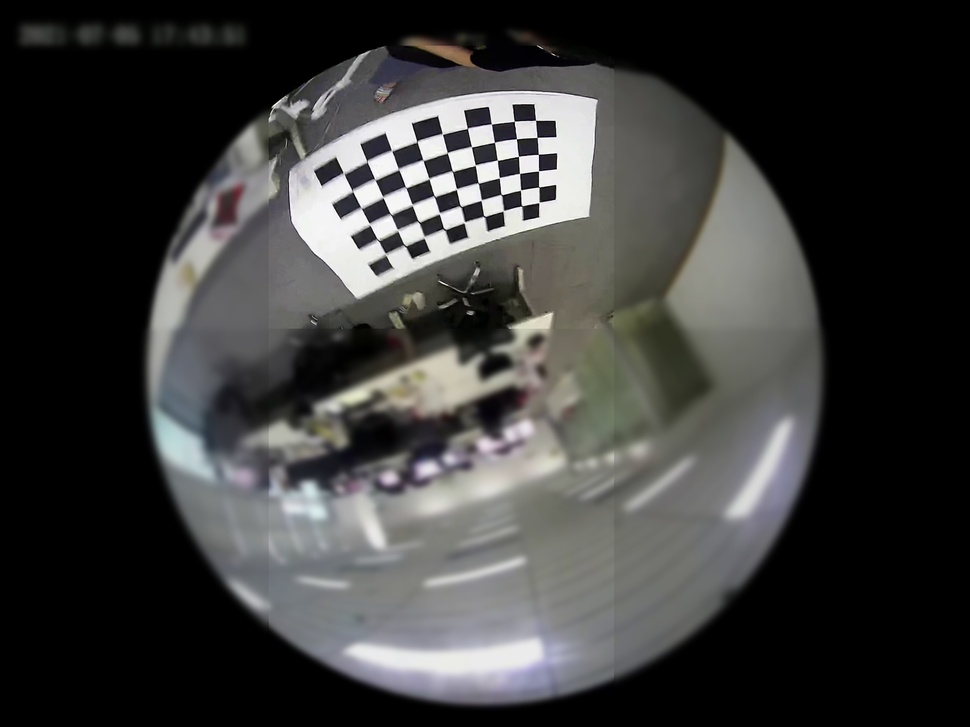
#> input picture Traditional_methods/inputs/1291.jpg, 970 x 727 px, shrunk from 2592 x 1944 before the run
$ python -i get_valid_area.py   (imports and definitions only)
#> lines starting #> are read from the running program, lines starting #| are printed output that depends on the picture; after the words box and inside, x2 and y2 are one past the last pixel; in counts of white or black regions, pixels touching at a corner belong together
#> further down, picture is the input picture: shape (727, 970, 3); mean B, G, R 58.6, 59.5, 59.5
import cv2
import numpy as np

# [80 lines left out: function get_valid_area, not called in this run]

def get_useful_area(image):
    image_gray=cv2.cvtColor(image,cv2.COLOR_BGR2GRAY)
    _,image_binary=cv2.threshold(image_gray,0,255,cv2.THRESH_BINARY+cv2.THRESH_OTSU)
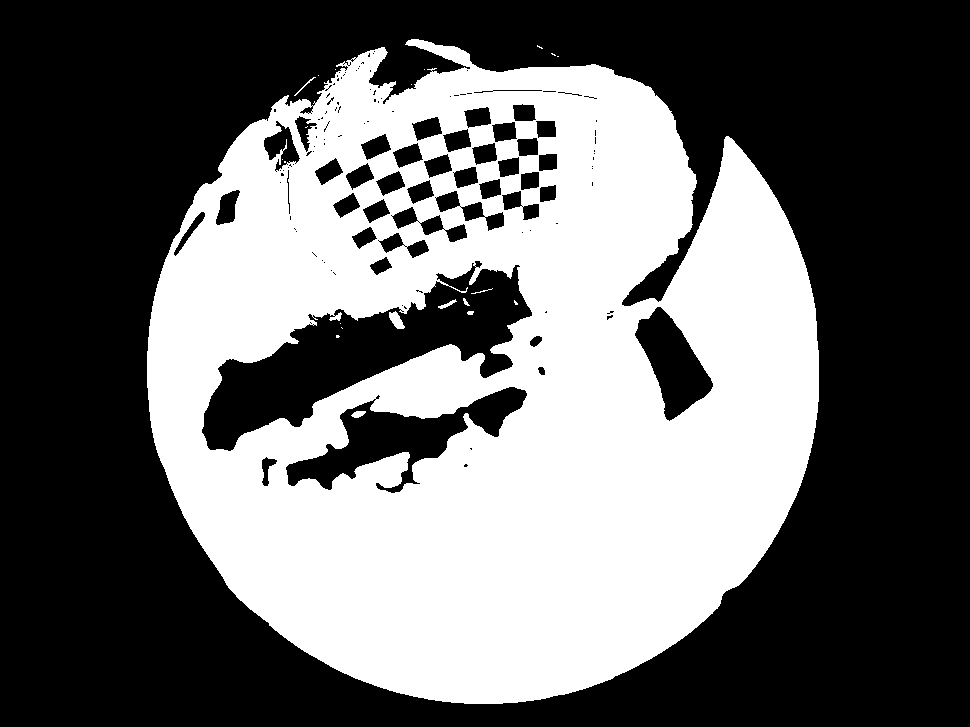
#> image_binary: shape (727, 970); 41.3% white; 22 white regions (14 under 20 px)
    contours,_=cv2.findContours(image_binary,cv2.RETR_TREE,cv2.CHAIN_APPROX_SIMPLE)
#> contours = 216 contours, 159 with area under 20; largest, box (x1, y1, x2, y2) and area: (147, 39, 819, 704) 339652, (201, 262, 533, 452) 23380, (285, 386, 528, 494) 9164, (634, 306, 714, 422) 4568, (263, 120, 301, 172) 948
    contour_fisheye=sorted(contours, key=cv2.contourArea, reverse=True)[0]
#> contour_fisheye = contour of 1495 points, box (x1, y1, x2, y2) (147, 39, 819, 704), area 339652
    center, radius = cv2.minEnclosingCircle(contour_fisheye)
#> center = (483.4, 367); radius = 337.9
    mask=np.zeros_like(image, dtype=np.uint8)
    mask=cv2.circle(mask, (int(center[0]), int(center[1])), int(radius), (1,1,1),-1)
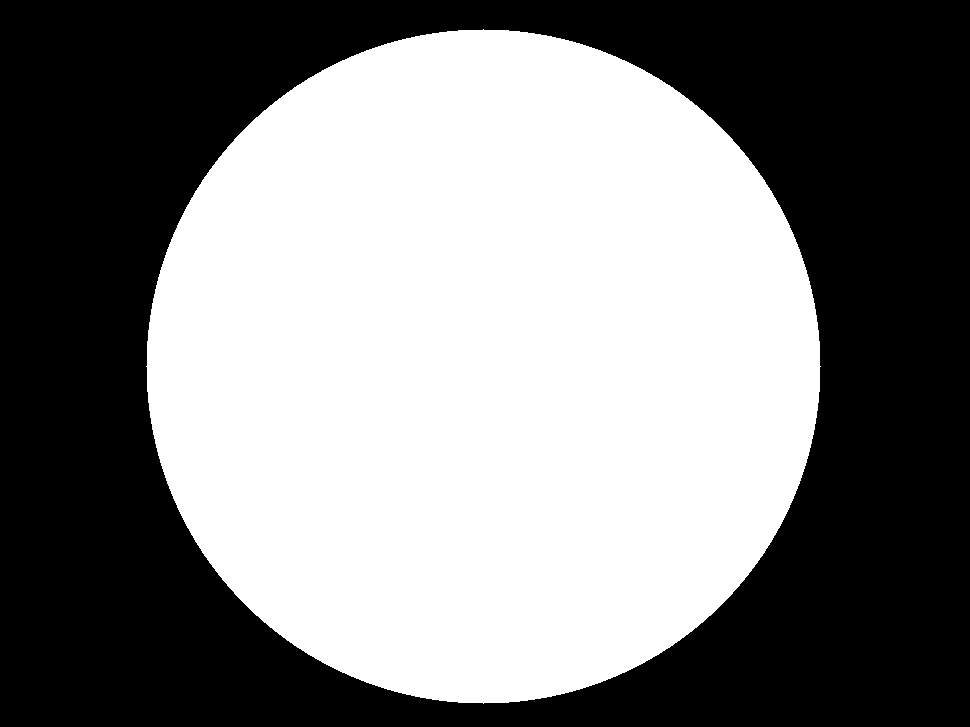
#> mask: shape (727, 970, 3); values 0 (black) and 1 (white), 50.6% white; 1 black region, box (x1, y1, x2, y2) and area: (0, 0, 970, 727) 348465
    image_useful=image*mask
    image_fisheye=image_useful[int(center[1])-int(radius):int(center[1])+int(radius),int(center[0])-int(radius):int(center[0])+int(radius),:]
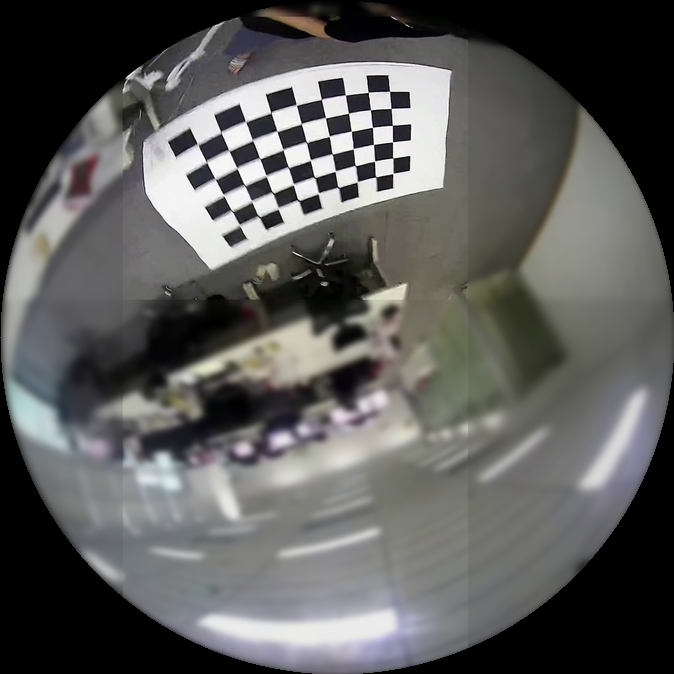
#> image_fisheye: shape (674, 674, 3); mean B, G, R 89.8, 91.2, 91.2
    return image_fisheye

>>> import cv2
>>> picture = cv2.imread('inputs/1291.jpg')
>>> result = get_useful_area(picture)
